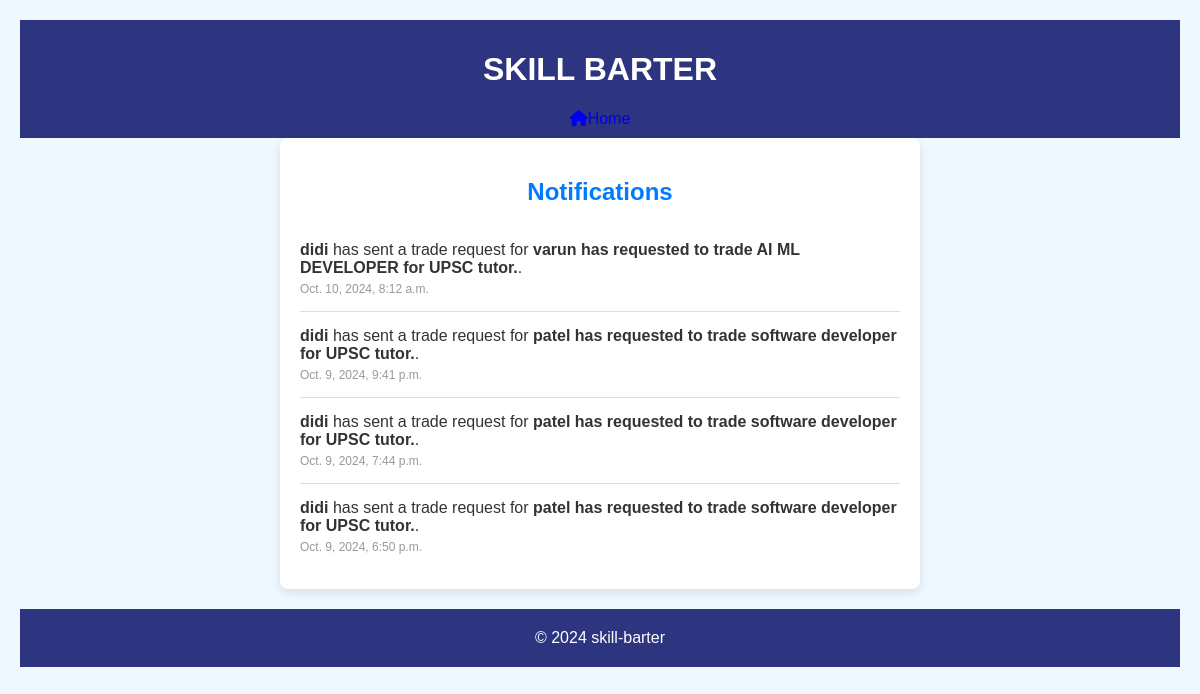
The page /accounts/notifications/ (signed in) on the database as committed earlier.
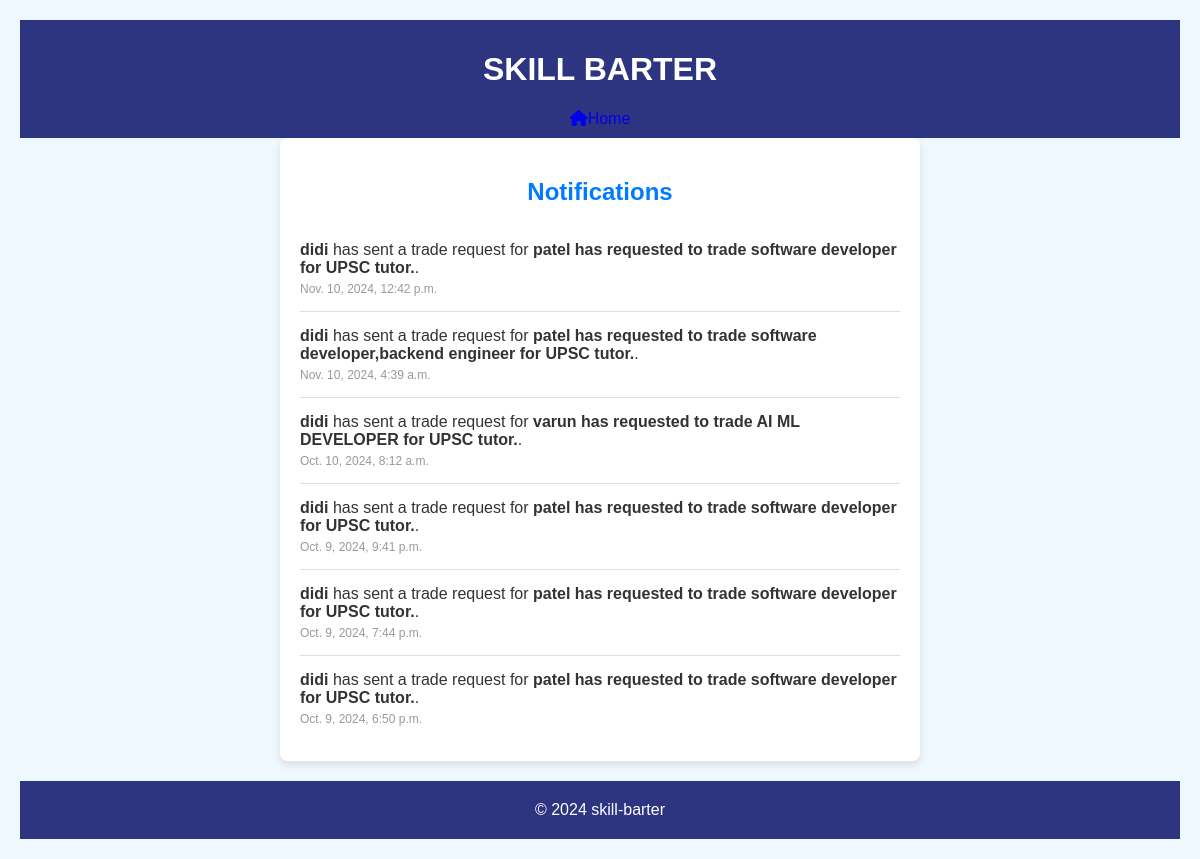
The same page on the database as committed later.
### accounts/models.py (models this page shows, shortened)
class Notification(models.Model):
    user = models.ForeignKey(User, on_delete=models.CASCADE)
    message = models.CharField(max_length=255)
    is_viewed = models.BooleanField(default=False)
    created_at = models.DateTimeField(auto_now_add=True)

### accounts/views.py (the view)
# urls.py: path('notifications/', views.notification_list, name='notification_list'),
@login_required
def notification_list(request):
    notifications = Notification.objects.filter(user=request.user).order_by('-created_at')
    for notification in notifications:
        notification.is_viewed = True
        notification.save()
    return render(request, 'accounts/notifications.html', {'notifications': notifications})

### accounts/templates/accounts/notifications.html (shortened to what this page needs)
{% extends "base_profile.html" %}
{% block content %}
<div class="notification-container">
    <h2>Notifications</h2>
    {% for notification in notifications %}
        <div class="notification">
            <span class="notification-message">
                <span class="bold">{{ notification.user.username }}</span> has sent a trade request for
                <span class="bold">{{ notification.message }}</span>.
            </span>
            <div class="notification-time">{{ notification.created_at }}</div>
        </div>
    {% empty %}
        <div>No notifications.</div>
    {% endfor %}
</div>
{% endblock %}

Rows that differ between the two databases and show on the page:
added Notification: user.username "didi", message "patel has requested to trade software developer for UPSC tutor.", created_at "Nov. 10, 2024, 12:42 p.m."
added Notification: user.username "didi", message "patel has requested to trade software developer,backend engineer for UPSC tutor.", created_at "Nov. 10, 2024, 4:39 a.m."
